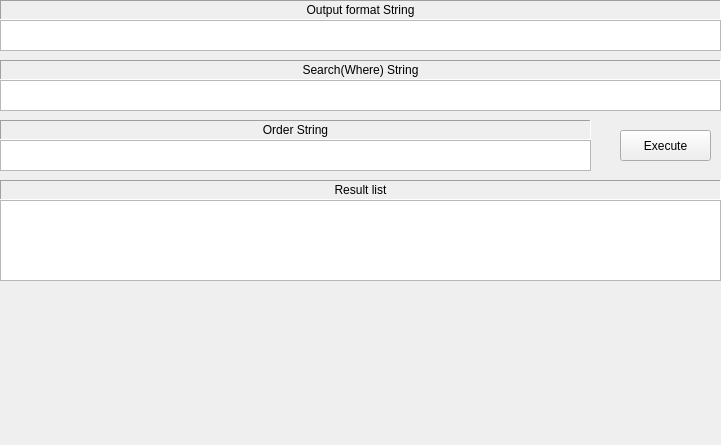
     <widget class="QWidget" name="page_11">
      <property name="geometry">
       <rect>
        <x>0</x>
        <y>0</y>
        <width>721</width>
        <height>445</height>
       </rect>
      </property>
      <attribute name="label">
       <string>ChildSelectFirst</string>
      </attribute>
      <widget class="QPushButton" name="pushButtonExecuteChildSelectFirstXML">
       <property name="geometry">
        <rect>
         <x>620</x>
         <y>130</y>
         <width>91</width>
         <height>31</height>
        </rect>
       </property>
       <property name="text">
        <string>Execute</string>
       </property>
      </widget>
      <widget class="QLabel" name="label_21">
       <property name="geometry">
        <rect>
         <x>0</x>
         <y>120</y>
         <width>591</width>
         <height>20</height>
        </rect>
       </property>
       <property name="frameShape">
        <enum>QFrame::Panel</enum>
       </property>
       <property name="frameShadow">
        <enum>QFrame::Sunken</enum>
       </property>
       <property name="text">
        <string>Order String</string>
       </property>
       <property name="alignment">
        <set>Qt::AlignCenter</set>
       </property>
      </widget>
      <widget class="QTextEdit" name="textEditChildSelectFirstXMLOrderStr">
       <property name="geometry">
        <rect>
         <x>0</x>
         <y>140</y>
         <width>591</width>
         <height>31</height>
        </rect>
       </property>
      </widget>
      <widget class="QLabel" name="label_22">
       <property name="geometry">
        <rect>
         <x>0</x>
         <y>60</y>
         <width>721</width>
         <height>20</height>
        </rect>
       </property>
       <property name="frameShape">
        <enum>QFrame::Panel</enum>
       </property>
       <property name="frameShadow">
        <enum>QFrame::Sunken</enum>
       </property>
       <property name="text">
        <string>Search(Where) String</string>
       </property>
       <property name="alignment">
        <set>Qt::AlignCenter</set>
       </property>
      </widget>
      <widget class="QLabel" name="label_23">
       <property name="geometry">
        <rect>
         <x>0</x>
         <y>180</y>
         <width>721</width>
         <height>20</height>
        </rect>
       </property>
       <property name="frameShape">
        <enum>QFrame::Panel</enum>
       </property>
       <property name="frameShadow">
        <enum>QFrame::Sunken</enum>
       </property>
       <property name="text">
        <string>Result list</string>
       </property>
       <property name="alignment">
        <set>Qt::AlignCenter</set>
       </property>
      </widget>
      <widget class="QTextEdit" name="textEditChildSelectFirstXMLWhereStr">
       <property name="geometry">
        <rect>
         <x>0</x>
         <y>80</y>
         <width>721</width>
         <height>31</height>
        </rect>
       </property>
      </widget>
      <widget class="QTextEdit" name="textEditChildSelectFirstXMLOutputStr">
       <property name="geometry">
        <rect>
         <x>0</x>
         <y>20</y>
         <width>721</width>
         <height>31</height>
        </rect>
       </property>
      </widget>
      <widget class="QLabel" name="label_24">
       <property name="geometry">
        <rect>
         <x>0</x>
         <y>0</y>
         <width>721</width>
         <height>20</height>
        </rect>
       </property>
       <property name="frameShape">
        <enum>QFrame::Panel</enum>
       </property>
       <property name="frameShadow">
        <enum>QFrame::Sunken</enum>
       </property>
       <property name="text">
        <string>Output format String</string>
       </property>
       <property name="alignment">
        <set>Qt::AlignCenter</set>
       </property>
      </widget>
      <widget class="QTextEdit" name="textEditChildSelectFirstXMLResultStr">
       <property name="geometry">
        <rect>
         <x>0</x>
         <y>200</y>
         <width>721</width>
         <height>81</height>
        </rect>
       </property>
      </widget>
     </widget>
